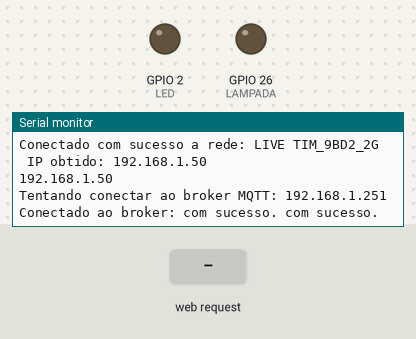
The program below on a simulated ESP32. Parts: output pins drawn as LEDs (lit = HIGH), the last lines printed to the serial monitor. The test bench sets the inputs (shaded band). WiFi joins after 1.5 s; servers stay silent unless stated; no MQTT or app messages arrive unless stated.

Above: at 3.2 s.
3.3 s: HTTP request GET /LED_H received
At 4.5 s:
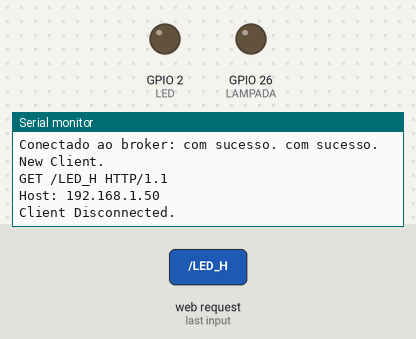
4.8 s: HTTP request GET /LED_L received
At 5.8 s:
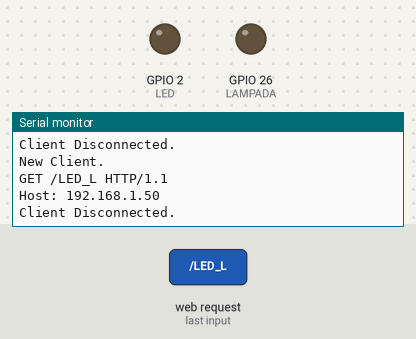
6.3 s: HTTP request GET /LAMPADA_H received
At 7.0 s:
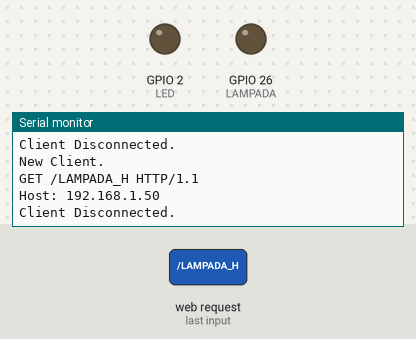

Measured:
- after the input at 3.3 s, the serial monitor: prints a new line at once (image 1)
- after the input at 4.8 s, the serial monitor: prints a new line at once (image 2)
- after the input at 6.3 s, the serial monitor: prints a new line at once (image 3)

The program:

main.cpp
```cpp
#include <WiFi.h>
#include <PubSubClient.h>

const char* ssid = "LIVE TIM_9BD2_2G";
const char* password = "7qmdtfuceq";

#define LED 2
#define LAMPADA 26

// Informações de conexão WiFi
  const char* SSID = "LIVE TIM_9BD2_2G"; //"LIVE TIM_F200_2G";
  const char* PASSWORD = "7qmdtfuceq"; //"xpbcn8u37r";

// Informações do servidor MQTT
const char* BROKER_MQTT = "192.168.1.251";
const int BROKER_PORT = 1883;

const char* mqttUser = "";
const char* mqttPassword = "";

#define ID_MQTT "CENTRAL"
#define TOPIC_SUBESCRIBE_LED "publish/led"
#define TOPIC_SUBESCRIBE_LAMPADA "publish/lampada"
#define TOPIC_PUBLISH_LED "subescribe/led"
#define TOPIC_PUBLISH_LAMPADA "subescribe/lampada"


WiFiClient wifiClient;
PubSubClient MQTT(wifiClient);

WiFiServer server(80);

//Funções
void conectarWifi() {
  while (WiFi.status() == WL_CONNECTED) {
    return;
  }

  Serial.print("Conectando-se a rede: ");
  Serial.print(SSID);
  Serial.println("  Aguarde!");

  WiFi.begin(SSID, PASSWORD);
  while (WiFi.status() != WL_CONNECTED) {
    Serial.print(".");
    delay(1000);
  }

  Serial.println();
  Serial.print("Conectado com sucesso a rede: ");
  Serial.print(SSID);
  Serial.print("  IP obtido: ");
  Serial.println(WiFi.localIP());

}
void conectarMQTT() {
  while (!MQTT.connected()) {
    Serial.print("Tentando conectar ao broker MQTT: ");
    Serial.println(BROKER_MQTT);
    if(MQTT.connect(ID_MQTT)) {
      Serial.print("Conectado ao broker: ");
      Serial.print("com sucesso.");
      Serial.println(" com sucesso.");
    }
    else {
      Serial.println("Falha ao conectar ao broker.");
      Serial.println("Nova tentativa de conexão em 1 segundo.");
      delay(1000);
    }
  }
}
void mantemConexoes() {
  if(!MQTT.connected()) {
    conectarMQTT();
  }

  conectarWifi();
}

void setup() {
  Serial.begin(115200);
  pinMode(LED, OUTPUT);
  pinMode(LAMPADA, OUTPUT);

  conectarWifi();
  Serial.println(WiFi.localIP());
  MQTT.setServer(BROKER_MQTT, BROKER_PORT);

  server.begin();
}

void loop() {
  WiFiClient client = server.available();
  if (client) {
    Serial.println("New Client.");
    String currentLine = "";
    while (client.connected()) {
      if (client.available()) {
        char c = client.read();
        Serial.write(c);
        if (c == '\n') {
          if (currentLine.length() == 0) {
            client.println("HTTP/1.1 200 OK");
            client.println("Content-type:text/html");
            client.println();
            client.print("Click <a href=\"/LED_H\">here</a> to turn the LED on pin 2 on.<br>");
            client.print("Click <a href=\"/LED_L\">here</a> to turn the LED on pin 2 off.<br>");

            client.print("Click <a href=\"/LAMPADA_H\">here</a> to turn the lampada on pin 26 on.<br>");
            client.print("Click <a href=\"/LAMPADA_L\">here</a> to turn the lampada on pin 26 off.<br>");
            client.println();
            break;
          } else {
            currentLine = "";
          }
        } else if (c != '\r') {
          currentLine += c;
        }

        if (currentLine.endsWith("GET /LED_H")) {
          //digitalWrite(LED, HIGH);
          if (MQTT.connected()) {
            MQTT.publish(TOPIC_PUBLISH_LED, "led_1");
          }
          else {
            Serial.println("Aparelho não conectado a rede");
          }
        }
        if (currentLine.endsWith("GET /LED_L")) {
          //digitalWrite(LED, LOW);
          if (MQTT.connected()) {
            MQTT.publish(TOPIC_PUBLISH_LED, "led_0");
          }
          else {
            Serial.println("Aparelho não conectado a rede");
          }
        }

        if (currentLine.endsWith("GET /LAMPADA_H")) {
          //digitalWrite(LAMPADA, HIGH);
          if (MQTT.connected()) {
            MQTT.publish(TOPIC_PUBLISH_LAMPADA, "lampada_1");
          }
          else {
            Serial.println("Aparelho não conectado a rede");
          }
        }
        if (currentLine.endsWith("GET /LAMPADA_L")) {
          //digitalWrite(LAMPADA, LOW);
          if (MQTT.connected()) {
            MQTT.publish(TOPIC_PUBLISH_LAMPADA, "lampada_0");
          }
          else {
            Serial.println("Aparelho não conectado a rede");
          }
        }
      }
    }
    client.stop();
    Serial.println("Client Disconnected.");
  }

  mantemConexoes();

  MQTT.loop();
}
```
